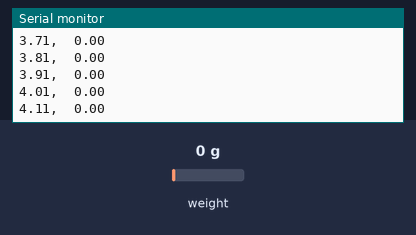
Bench run of a sketch on a simulated ESP32. Parts: the last lines printed to the serial monitor. The test bench sets the inputs (shaded band); at power-on: weight on the scale 0 g. EEPROM starts erased.

Above: at 4.2 s.
4.3 s: weight on the scale set to 100 g
At 4.32 s:
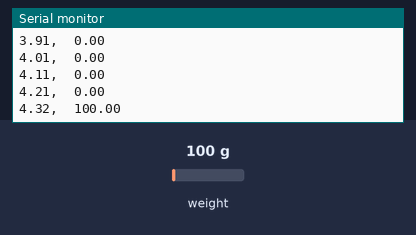
5.8 s: weight on the scale set to 1250 g
At 5.84 s:
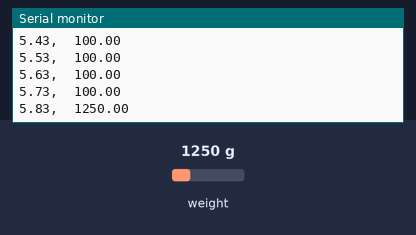
Timing chart, 0 to 8.8 s (numbered marks = the images above; inputs shaded):
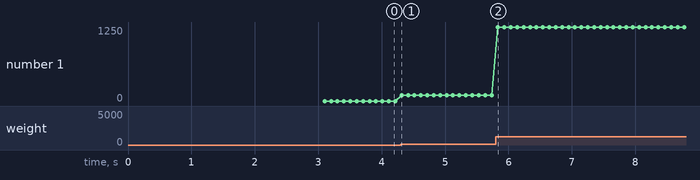

Measured:
- after the input at 4.3 s, the serial monitor: prints a new line at once (image 1)
- plotted number 1: 0 → 100 after the input at 4.3 s

The sketch:

SimpleTest.ino
```cpp
// FILE: HX_plotter.ino
// AUTHOR: Rob Tillaart
// PURPOSE: HX711 demo
// URL: https://github.com/RobTillaart/HX711
String file_name = "Programa:\n\t SimpleTest.ino";

#include "HX711.h"
#include <EEPROM.h>

HX711 scale;

const uint8_t dataPin = 34;
const uint8_t clockPin = 23;

// EEPROM start address for calibration data
const int calibrationAddress = 321;

void setup() {
  Serial.begin(250000);
  Serial.println(file_name);
  scale.begin(dataPin, clockPin);

  // Initialize EEPROM with a size of 512 bytes
  EEPROM.begin(512);

  // Load calibration from EEPROM
  loadFromMemory();
}

void loop() {
  if (scale.is_ready()) {
    float reading = scale.get_units(1);
    Serial.println(String(esp_timer_get_time()/10e5) + ",\t" + String(reading));
  }
  delay(1); // adjust the delay as needed
}

// Function to read calibration data from EEPROM
void readCalibrationFromEEPROM(float &scaleValue, float &offsetValue) {
  EEPROM.get(calibrationAddress, scaleValue);
  EEPROM.get(calibrationAddress + sizeof(float), offsetValue);
}

// Function to write calibration data to EEPROM
void writeCalibrationToEEPROM(float scaleValue, float offsetValue) {
  EEPROM.put(calibrationAddress, scaleValue);
  EEPROM.put(calibrationAddress + sizeof(float), offsetValue);
  EEPROM.commit();  // Save changes to EEPROM
}

// Subroutine to handle all reading from memory
void loadFromMemory() {
  float scaleValue, offsetValue;
  readCalibrationFromEEPROM(scaleValue, offsetValue);

  // Check if the EEPROM contains valid data
  if (isnan(scaleValue) || scaleValue == 0) {
    scaleValue = -5.752855;  // Default scale value
    Serial.println("No Calibration Found!");
    Serial.println("Scale Value set: " + String(scaleValue));
  }else{
    Serial.println("Scale Value set From Mem: " + String(scaleValue));
  }
  scale.set_scale(scaleValue);

  if (isnan(offsetValue)) {
    delay(500);
    scale.tare(20);
    delay(500);
    Serial.println("Scale tared!");
  }else{
    Serial.println("Offset Value set From Mem: " + String(offsetValue));
    scale.set_offset(offsetValue);
  }
}
```
